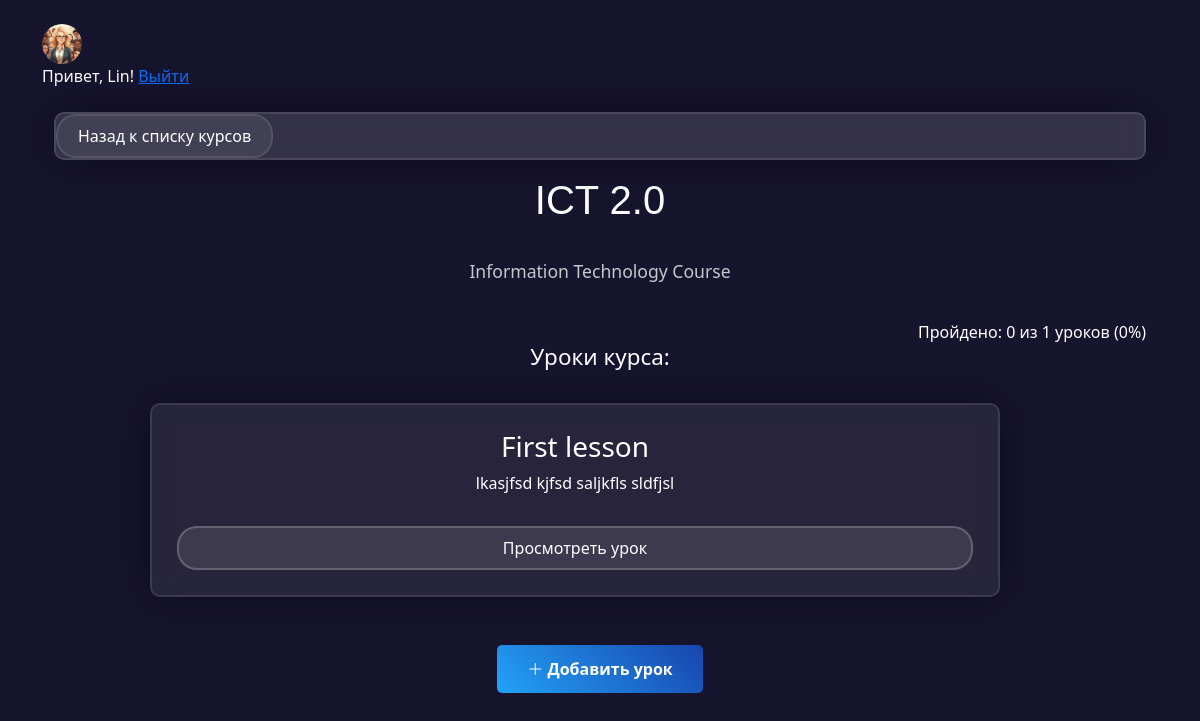
Page /courses/14/ (signed in) on the earlier database version.
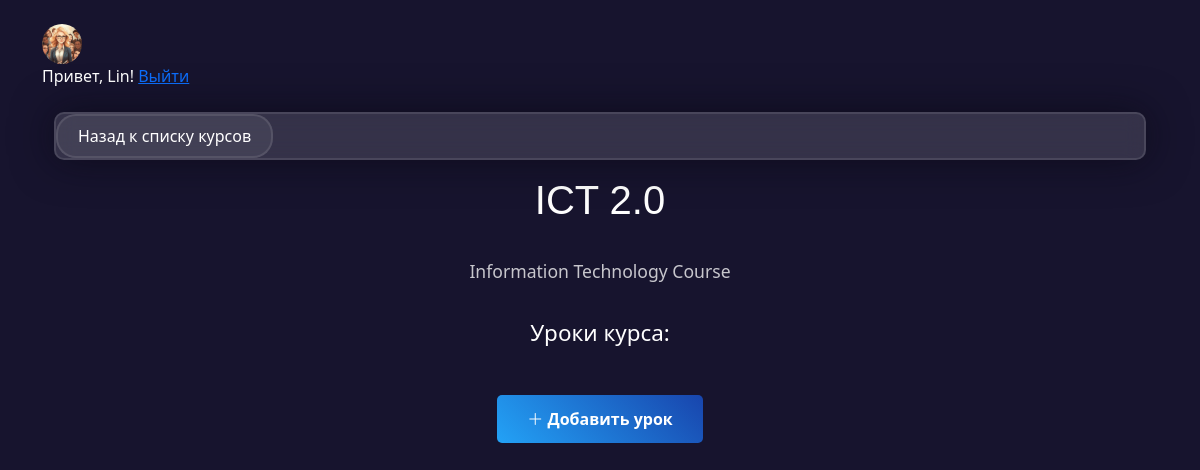
Same page on the later database version.
### users/models.py (models this page shows, shortened)
class CustomUser(AbstractUser):
    STUDENT = 1
    TEACHER = 2
    ROLE_CHOICES = (
        (STUDENT, 'Ученик'),
        (TEACHER, 'Преподаватель'),
    )
    role = models.PositiveSmallIntegerField(choices=ROLE_CHOICES, default=STUDENT)
    bio = models.TextField(blank=True, null=True)  # Описание профиля
    avatar = models.ImageField(upload_to='avatars/', null=True, blank=True)  # Фото профиля
    groups = models.ManyToManyField(
        Group,
        verbose_name='groups',
        blank=True,
        help_text="The groups this user belongs to",
        related_name="custom_user_set",
        related_query_name="custom_user",
    )
    user_permissions = models.ManyToManyField(
        Permission,
        verbose_name='user permissions',
        blank=True,
        help_text="Specific permissions for this user",
        related_name="custom_user_set",
        related_query_name="custom_user",
    )
    class Meta:
        swappable = "AUTH_USER_MODEL"

### courses/models.py (models this page shows, shortened)
class Course(models.Model):
    title = models.CharField(max_length=200, verbose_name="Название курса")
    description = models.TextField(verbose_name="Описание курса")
    teacher = models.ForeignKey(
        get_user_model(),
        on_delete=models.CASCADE,
        limit_choices_to={'role': get_user_model().TEACHER},
        related_name="courses",
        verbose_name="Преподаватель"
    )
    created_at = models.DateTimeField(auto_now_add=True, verbose_name="Дата создания")
    is_published = models.BooleanField(default=False, verbose_name="Опубликован")
    updated_at = models.DateTimeField(auto_now=True, verbose_name="Дата обновления")
    class Meta:
        verbose_name = "Курс"
        verbose_name_plural = "Курсы"
        ordering = ['-created_at']

class Lesson(models.Model):
    course = models.ForeignKey(Course, on_delete=models.CASCADE, related_name="lessons",
                               verbose_name="Курс")  # Курс, к которому принадлежит урок
    title = models.CharField(max_length=200, verbose_name="Название урока")
    content = models.TextField(verbose_name="Содержание урока")  # Текст урока
    order = models.PositiveIntegerField(validators=[MinValueValidator(1)], verbose_name="Порядковый номер")
    file = models.FileField(upload_to='lesson_files/', blank=True, null=True, verbose_name="Файл для скачивания")
    class Meta:
        verbose_name = "Урок"
        verbose_name_plural = "Уроки"
        ordering = ['order']  # Сортировка по порядку
        unique_together = ['course', 'order']

### courses/views.py (the view)
# urls.py: path('<int:course_id>/', views.course_detail, name='course_detail'),
@login_required
def course_detail(request, course_id):
    course = get_object_or_404(Course.objects.select_related('teacher'), pk=course_id)
    completed_lessons = list(UserProgress.objects.filter(
        user=request.user,
        lesson__course=course
    ).values_list('lesson_id', flat=True))
    is_teacher = request.user == course.teacher
    is_enrolled = Enrollment.objects.filter(user=request.user, course=course).exists()
    lessons = course.lessons.all().order_by('order') if is_teacher or is_enrolled else None
    total_lessons = lessons.count() if lessons else 0
    completed_count = len(completed_lessons)
    progress_percent = int((completed_count / total_lessons * 100)) if total_lessons > 0 else 0
    return render(request, "courses/course_detail.html", {
        'course': course,
        'lessons': lessons,
        'is_enrolled': is_enrolled,
        'is_teacher': is_teacher,
        'progress_percent': progress_percent,
        'total_lessons': total_lessons,
        'completed_count': completed_count,
        'completed_lessons': completed_lessons
    })

### templates/courses/course_detail.html (shortened to what this page needs)
{% extends 'base.html' %}
{% block content %}
<div class="container mt-4">
    <div class="course-header">
        <a href="{% url 'courses:course_list' %}" class="btn btn-outline-secondary">Назад к списку курсов</a>
    </div>
    <h1 class="course-title">{{course.title}}</h1>
    <p class="course-description">{{course.description}}</p>
    {% if total_lessons > 0 %}
    <div class="progress-info">
        Пройдено: {{ completed_count }} из {{ total_lessons }} уроков
        ({{ progress_percent }}%)
    </div>
    {% endif %}
    {% if user == course.teacher or is_enrolled %}
        <h2 class="lesson-title">Уроки курса:</h2>
        <ul class="lesson-list">
            {% for lesson in lessons %}
            <li class="lesson-item">
                <div class="lesson-content-wrapper">
                    <h3>{{ lesson.title }}</h3>
                    <p>{{ lesson.content|truncatewords:50}}</p>
                    <a href="{% url 'courses:lesson_detail' lesson.id %}" class="lesson-button">
                        Просмотреть урок
                    </a>
                </div>
            </li>
            {% endfor %}
        </ul>
    {% endif %}
    {% if user == course.teacher %}
    <div class="teacher-actions mb-4">
        <a href="{% url 'courses:create_lesson' course.id %}" class="btn btn-success">
            <i class="bi bi-plus-lg"></i> Добавить урок
        </a>
    </div>
    {% endif %}
</div>
{% endblock %}

### templates/base.html (shortened to what this page needs)
<!DOCTYPE html>
<html>
<head>
    <link href="https://cdn.jsdelivr.net/npm/bootstrap@5.0.2/dist/css/bootstrap.min.css" rel="stylesheet">
    <link rel="stylesheet" href="https://cdn.jsdelivr.net/npm/bootstrap-icons@1.11.1/font/bootstrap-icons.css">
</head>
<body class="container">
    <header class="my-4">
        {% if user.is_authenticated %}
        <div class="default-avatar">
            <a href="{% url 'users:profile' %}">
                {% if user.avatar %} <img src="{{ user.avatar.url }}"class="avatar"style="width: 40px !important; height: 40px !important; border-radius: 50% !important;">
                {% else %}
                <i class="bi bi-person"style="width: 40px !important; height: 40px !important; border-radius: 50% !important;"></i>
                {% endif %}
            </a>
        </div>
        <span style="color: white !important;">Привет, {{ user.username }}! </span> <a href="{% url 'users:logout' %}">Выйти</a>
        {% endif %}
    </header>
    <main>
        {% block content %}{% endblock %}
    </main>
</body>
</html>

### templates/courses/course_detail.html (style rules this page uses)
body { background-color:rgb(23, 20, 46); color: #ffffff; }
.course-header { background: rgba(255, 255, 255, 0.13); backdrop-filter: blur(10px); border: 2px solid rgba(255, 255, 255, 0.1); border-radius: 10px; box-shadow: 0 0 40px rgba(8,7,16,0.6); max-width: 3000px; position: relative; overflow: hidden; }
.course-title { font-family: 'Poppins', sans-serif; font-size: 2.5rem; text-align: center; margin: 1rem 0 2rem; color: #ffffff; font-weight: 500; }
.course-description { font-size: 1.1rem; line-height: 1.8; color: rgba(255,255,255,0.8); max-width: 800px; margin: 0 auto 2rem; opacity: 0.95; text-align: center; }
.lesson-title { color: #ffffff; font-size: 1.4rem; margin-bottom: 0.8rem; font-weight: 500; }
.btn-outline-secondary { background: rgba(255,255,255,0.07); border: 2px solid rgba(255,255,255,0.1); color: #ffffff; border-radius: 20px; padding: 8px 20px; transition: all 0.3s; }
.teacher-actions { margin-top: 3rem; text-align: center; }
.btn-success { background: linear-gradient(45deg, #23a2f6, #1845ad); border: none; border-radius: 5px; padding: 12px 30px; font-weight: 600; transition: transform 0.3s ease; }
h2 { text-align: center; }

Differences in the rows shown:
removed Lesson: title "First lesson", content "lkasjfsd kjfsd saljkfls sldfjsl"
Other differences:
{{ completed_count }}: "0" → (not shown)
{{ total_lessons }}: "1" → (not shown)
{{ progress_percent }}: "0" → (not shown)
text no longer shown: "Пройдено: из уроков ( %)"
